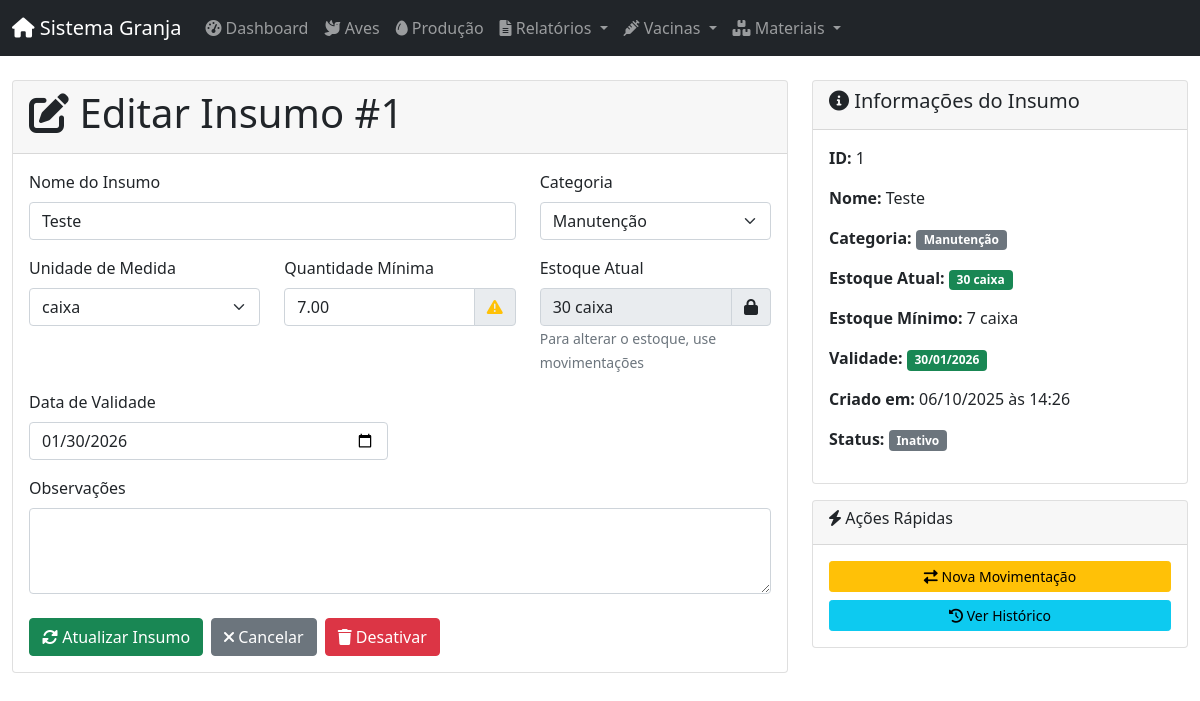
The page /insumos/1/editar on the database its author committed.
### app/models/database.py (models this page shows)
class BaseModel(Model):
    class Meta:
        database = db

class InsumoNovo(BaseModel):
    id_insumo = AutoField()
    nome = CharField(max_length=100)
    categoria = CharField(max_length=50, choices=[(c.value, c.value) for c in CategoriaInsumo])
    unidade = CharField(max_length=10, choices=[(u.value, u.value) for u in UnidadeMedida])
    quantidade_atual = DecimalField(max_digits=10, decimal_places=2, default=0)
    quantidade_minima = DecimalField(max_digits=10, decimal_places=2, default=0)
    data_validade = DateField(null=True)
    observacoes = TextField(null=True)
    ativo = BooleanField(default=True)
    data_criacao = DateTimeField(default=datetime.datetime.now)
    usuario_criacao = ForeignKeyField(Usuarios, backref='insumos_criados', null=True)
    class Meta:
        table_name = 'insumos_novo'

### app/routes/insumo_routes.py (the view, shortened to what this page needs)
@insumo_web.route('/<int:id_insumo>/editar', methods=['GET', 'POST'])
def editar(id_insumo: int):
    insumo = InsumoController.buscar_por_id(id_insumo)
    if not insumo:
        flash('Insumo não encontrado.', 'danger')
        return redirect(url_for('insumo_web.listar'))
    form = InsumoForm(obj=insumo)
    del form.quantidade_inicial
    return render_template('insumo/editar.html',
                         form=form,
                         insumo=insumo,
                         today=date.today())

### app/forms/insumo_forms.py (shortened to what this page needs)
class InsumoForm(FlaskForm):
    nome = StringField('Nome do Insumo', validators=[
        DataRequired(),
        Length(min=2, max=100, message='Nome deve ter entre 2 e 100 caracteres')
    ])
    categoria = SelectField('Categoria',
        choices=[(c.value, c.value) for c in CategoriaInsumo],
        validators=[DataRequired()]
    )
    unidade = SelectField('Unidade de Medida',
        choices=[(u.value, u.value) for u in UnidadeMedida],
        validators=[DataRequired()]
    )
    quantidade_inicial = DecimalField('Quantidade Inicial', validators=[
        DataRequired(),
        NumberRange(min=0, message='Quantidade deve ser maior ou igual a zero')
    ], places=2)
    quantidade_minima = DecimalField('Quantidade Mínima', validators=[
        DataRequired(),
        NumberRange(min=0, message='Quantidade mínima deve ser maior ou igual a zero')
    ], places=2)
    data_validade = DateField('Data de Validade', validators=[Optional()])
    observacoes = TextAreaField('Observações')

### app/controllers/insumo_controller.py (called while the page is built)
    @staticmethod
    def buscar_por_id(id_insumo: int) -> Optional[InsumoNovo]:
        try:
            return InsumoNovo.get(InsumoNovo.id_insumo == id_insumo)
        except InsumoNovo.DoesNotExist:
            return None

### app/templates/insumo/editar.html (shortened to what this page needs)
{% extends "layouts/admin.html" %}
{% block content %}
<div class="container-fluid">
    <div class="row">
        <div class="col-md-8">
            <div class="card">
                <div class="card-header">
                    <h1><i class="fas fa-edit"></i> Editar Insumo #{{ insumo.id_insumo }}</h1>
                </div>
                <div class="card-body">
                    <form method="post">
                        <div class="row">
                            <div class="col-md-8">
                                <div class="mb-3">
                                    {{ form.nome.label(class="form-label") }}
                                    {{ form.nome(class="form-control") }}
                                </div>
                            </div>
                            <div class="col-md-4">
                                <div class="mb-3">
                                    {{ form.categoria.label(class="form-label") }}
                                    {{ form.categoria(class="form-select") }}
                                </div>
                            </div>
                        </div>
                        <div class="row">
                            <div class="col-md-4">
                                <div class="mb-3">
                                    {{ form.unidade.label(class="form-label") }}
                                    {{ form.unidade(class="form-select") }}
                                </div>
                            </div>
                            <div class="col-md-4">
                                <div class="mb-3">
                                    {{ form.quantidade_minima.label(class="form-label") }}
                                    <div class="input-group">
                                        {{ form.quantidade_minima(class="form-control") }}
                                        <span class="input-group-text">
                                            <i class="fas fa-exclamation-triangle text-warning"></i>
                                        </span>
                                    </div>
                                </div>
                            </div>
                            <div class="col-md-4">
                                <div class="mb-3">
                                    <label class="form-label">Estoque Atual</label>
                                    <div class="input-group">
                                        <input type="text" class="form-control"
                                               value="{{ insumo.quantidade_atual }} {{ insumo.unidade }}"
                                               readonly>
                                        <span class="input-group-text">
                                            <i class="fas fa-lock"></i>
                                        </span>
                                    </div>
                                    <small class="form-text text-muted">
                                        Para alterar o estoque, use movimentações
                                    </small>
                                </div>
                            </div>
                        </div>
                        <div class="row">
                            <div class="col-md-6">
                                <div class="mb-3">
                                    {{ form.data_validade.label(class="form-label") }}
                                    {{ form.data_validade(class="form-control") }}
                                </div>
                            </div>
                        </div>
                        <div class="mb-3">
                            {{ form.observacoes.label(class="form-label") }}
                            {{ form.observacoes(class="form-control", rows="3") }}
                        </div>
                        <div class="d-flex gap-2 mt-4">
                            <button type="submit" class="btn btn-success">
                                <i class="fas fa-sync-alt"></i> Atualizar Insumo
                            </button>
                            <a href="{{ url_for('insumo_web.listar') }}" class="btn btn-secondary">
                                <i class="fas fa-times"></i> Cancelar
                            </a>
                            <button type="button" class="btn btn-danger" data-bs-toggle="modal" data-bs-target="#deleteModal">
                                <i class="fas fa-trash"></i> Desativar
                            </button>
                        </div>
                    </form>
                </div>
            </div>
        </div>
        <div class="col-md-4">
            <div class="card">
                <div class="card-header">
                    <h5><i class="fas fa-info-circle"></i> Informações do Insumo</h5>
                </div>
                <div class="card-body">
                    <p><strong>ID:</strong> {{ insumo.id_insumo }}</p>
                    <p><strong>Nome:</strong> {{ insumo.nome }}</p>
                    <p><strong>Categoria:</strong> <span class="badge bg-secondary">{{ insumo.categoria }}</span></p>
                    <p><strong>Estoque Atual:</strong>
                        <span class="badge {% if insumo.quantidade_atual < insumo.quantidade_minima %}bg-danger{% else %}bg-success{% endif %}">
                            {{ insumo.quantidade_atual }} {{ insumo.unidade }}
                        </span>
                    </p>
                    <p><strong>Estoque Mínimo:</strong> {{ insumo.quantidade_minima }} {{ insumo.unidade }}</p>
                    <p><strong>Validade:</strong>
                        {% if insumo.data_validade %}
                            {% set dias = (insumo.data_validade - today).days %}
                            <span class="badge {% if dias <= 0 %}bg-danger{% elif dias <= 7 %}bg-warning{% elif dias <= 30 %}bg-info{% else %}bg-success{% endif %}">
                                {{ insumo.data_validade.strftime("%d/%m/%Y") }}
                            </span>
                        {% else %}
                            <span class="text-muted">Sem validade</span>
                        {% endif %}
                    </p>
                    <p><strong>Criado em:</strong> {{ insumo.data_criacao.strftime("%d/%m/%Y às %H:%M") }}</p>
                    <p><strong>Status:</strong>
                        {% if insumo.ativo %}
                            <span class="badge bg-success">Ativo</span>
                        {% else %}
                            <span class="badge bg-secondary">Inativo</span>
                        {% endif %}
                    </p>
                </div>
            </div>
            <div class="card mt-3">
                <div class="card-header">
                    <h6><i class="fas fa-bolt"></i> Ações Rápidas</h6>
                </div>
                <div class="card-body">
                    <div class="d-grid gap-2">
                        <a href="{{ url_for('insumo_web.nova_movimentacao') }}?insumo_id={{ insumo.id_insumo }}"
                           class="btn btn-warning btn-sm">
                            <i class="fas fa-exchange-alt"></i> Nova Movimentação
                        </a>
                        <a href="{{ url_for('insumo_web.listar_movimentacoes') }}?insumo_id={{ insumo.id_insumo }}"
                           class="btn btn-info btn-sm">
                            <i class="fas fa-history"></i> Ver Histórico
                        </a>
                    </div>
                </div>
            </div>
        </div>
    </div>
</div>
{% endblock %}

### rows shown on the page
InsumoNovo: id_insumo "1", nome "Teste", categoria "Manutenção", unidade "caixa", quantidade_minima "7.00", quantidade_atual "30 caixa", data_validade "01/30/2026", quantidade_atual "30", quantidade_minima "7", data_validade "30/01/2026", data_criacao "06/10/2025 às 14:26"
